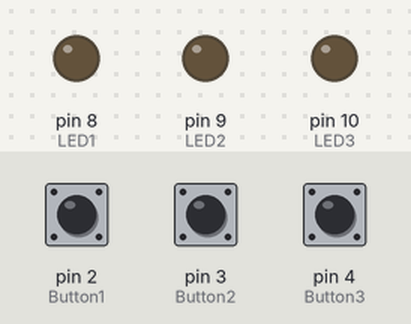
Simulated run of this sketch. Board: Arduino Uno, built with avr-gcc and run on an emulated ATmega328P. Parts: output pins drawn as LEDs (lit = HIGH). The test bench sets the inputs (shaded band); at power-on: pin 2 (Button1) LOW, pin 3 (Button2) LOW, pin 4 (Button3) LOW.

Above: at 1.2 s.
1.3 s: pin 2 (Button1) pulled HIGH for 0.15 s
At 1.37 s:
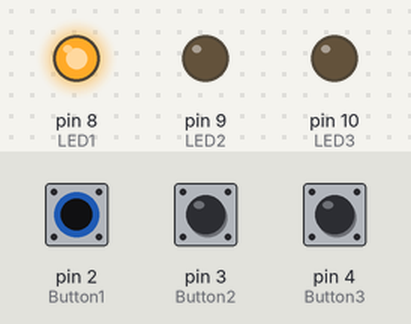
2.9 s: pin 3 (Button2) pulled HIGH for 0.15 s
At 2.97 s:
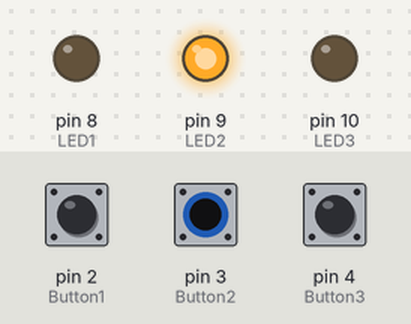
4.5 s: pin 4 (Button3) pulled HIGH for 0.15 s
At 4.57 s:
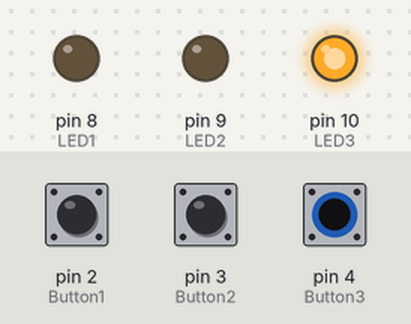
6.1 s: pin 4 (Button3) pulled HIGH for 3.2 s
At 10.5 s:
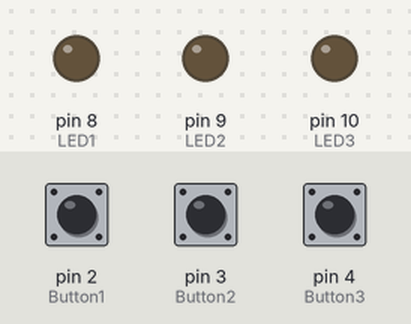
10.8 s: pin 2 (Button1) pulled HIGH for 3.2 s
At 11.6 s:
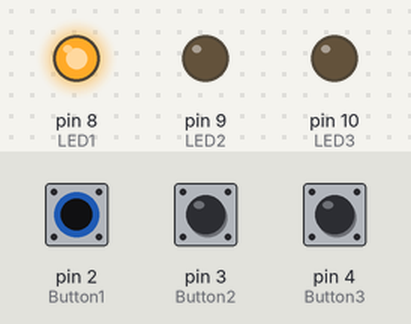
15.5 s: pin 2 (Button1) driven HIGH and pin 3 (Button2) driven HIGH
At 16.4 s:
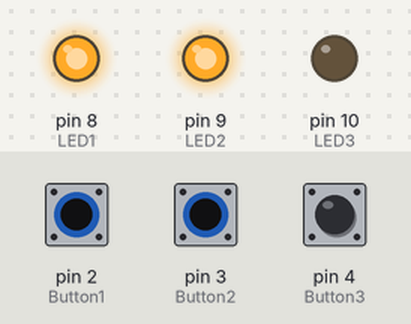
Timing chart, 0 to 18.0 s (numbered marks = the images above; inputs shaded):
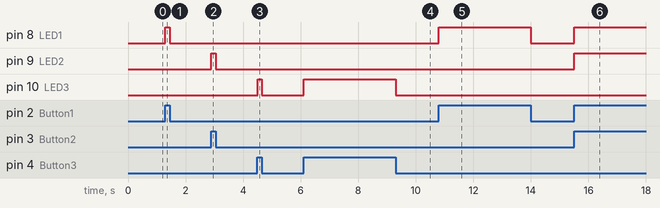

Measured:
- after the input at 1.3 s, pin 8 (LED1): LOW → HIGH at once, → LOW 0.15 s later
- after the input at 2.9 s, pin 9 (LED2): LOW → HIGH at once, → LOW 0.15 s later
- after the input at 4.5 s, pin 10 (LED3): LOW → HIGH at once, → LOW 0.15 s later
- after the input at 6.1 s, pin 10 (LED3): LOW → HIGH at once, → LOW 3.2 s later
- after the input at 10.8 s, pin 8 (LED1): LOW → HIGH at once, → LOW 3.2 s later
- after the input at 15.5 s, pin 8 (LED1), pin 9 (LED2): LOW → HIGH at once

The sketch:

LDR.ino
```cpp
// C++ code
//
const int Button1 = 2;
const int Button2 = 3;
const int Button3 = 4;

const int LED1 = 8;
const int LED2 = 9;
const int LED3 = 10;

int Button1_State = 0;
int Button2_State = 0;
int Button3_State = 0;

void setup()
{
  pinMode(LED1, OUTPUT);
  pinMode(LED2, OUTPUT);
  pinMode(LED3, OUTPUT);

  pinMode(Button1, INPUT);
  pinMode(Button2, INPUT);
  pinMode(Button3, INPUT);

}

void loop()
{
  Button1_State = digitalRead(Button1);
  Button2_State = digitalRead(Button2);
  Button3_State = digitalRead(Button3);

  if (Button1_State == HIGH){
    digitalWrite(LED1, HIGH);
  }
  else {
    digitalWrite(LED1, LOW);
  }

  if (Button2_State == HIGH){
    digitalWrite(LED2, HIGH);
  }
  else {
    digitalWrite(LED2, LOW);
  }

  if (Button3_State == HIGH){
    digitalWrite(LED3, HIGH);
  }
  else {
    digitalWrite(LED3, LOW);
  }


}
```
